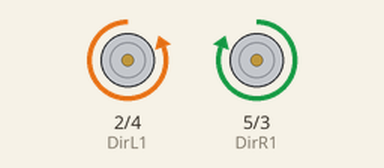
Recording of a sketch running on a simulated Arduino Uno, built with avr-gcc and run on an emulated ATmega328P. Shown: motor-driver pin pairs drawn as motors (green arrow = first pin HIGH = forward, orange = second pin HIGH = backward, longer = more drive, scaled by the enable pin).

Above: at 0.4 s.
At 5.8 s:
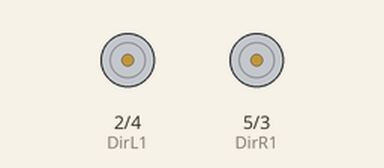
Timing chart, 0 to 14.1 s (numbered marks = the images above):
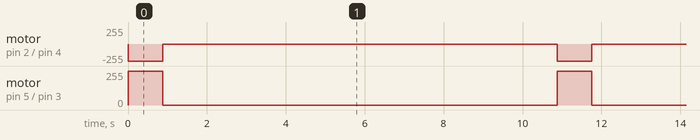

Measured:
- by itself, motor on pin 2 (DirL1) / pin 4 (DirL2): alternates backward 255/255 for 0.88 s and stopped for 10.0 s
- by itself, motor on pin 5 (DirR1) / pin 3 (DirR2): alternates forward 255/255 for 0.88 s and stopped for 10.0 s

The sketch:

robotica_1.ino
```cpp
/*

  Created by: Felipe Lindo Demais slk


  - Definir se o robô terá sensores laterais

  - Adicionar o valor dos pinos

  - Adicionar os valores de K para movimentação

  - Definir tamanho dos corredores

  - Definir o avanço frontal


*/


//Ponte H

const int DirR1 = 5;

const int DirR2 = 3;

const int PwmR = 7;

const int DirL1 = 2;

const int DirL2 = 4;

const int PwmL = 6;


//LDR

const int LdrRF = 0;

const int LdrRB = 0;

const int LdrLF = 0;

const int LdrLB = 0;


//Ultrassonico

const int USR_trigger = 0;

const int USR_echo = 0;

const int USL_trigger = 0;

const int USL_echo = 0;

const int USF_trigger = 36;

const int USF_echo = 38;

const int USB_trigger = 13;

const int USB_echo = 12;


int Input[8]  = {LdrRF, LdrRB, LdrLF, LdrLB, USR_echo, USL_echo, USF_echo, USB_echo};

int Output[10]  = {DirR1, DirR2, PwmR, DirL1, DirL2, PwmL, USR_trigger, USL_trigger, USF_trigger, USB_trigger};


void setup() {

  for( int i = 0; i < 8; i++){

    pinMode( Input[i], INPUT );

  }

  for( int i = 0; i < 10; i++){

    pinMode( Output[i], OUTPUT );

  }

}

float DistParede = 300;
float DistFrente = 150;

bool once = false;

void loop() {
  Linear(220);
  delay(5000);
  Motor(0, 'S');
  delay(5000);

  // if (!once) {
  //   Linear(220);
  //   // Giro(90);
  //   // Motor(1, 'L');
  //   delay(5000);

  //   // Linear(220);
  //   // Giro(-90);
  //   Motor(0, 'S');
  //   once = true;
  // }

  // Giro(90);

  // if ( GetDistance( USF_trigger, USF_echo ) > DistParede){

  //   Linear( DistFrente );

  // }

  // else if( GetDistance( USB_trigger, USB_echo ) > DistParede){

  //   Giro(180);

  //   Linear( DistFrente );

  // }

  // else{

  //   Giro(90);

  //   if ( GetDistance( USF_trigger, USF_echo ) > DistParede){

  //     Linear( DistFrente );

  //   }

  //   else if( GetDistance( USB_trigger, USB_echo ) > DistParede){

  //     Giro(180);

  //     Linear( DistFrente );

  //   }

  // }

}


void Linear( float Dist){

  float K = 1000/220; // [ms/mm] // 1000/277

  if      (Dist > 0) { Motor( 1, 'F' ); }

  else if (Dist < 0) { Motor( 1, 'B' ); }

  delay( (int)(K * abs( Dist )) );

  Motor( 0, 'S' );

}

void Giro( float ang ){

    float K = 1000/220; // [ms/°]

    if      (ang > 0) { Motor( 1, 'L' ); }

    else if (ang < 0) { Motor( 1, 'R' ); }

    delay( (int)(K * abs( ang )) );

    Motor( 0, 'S' );

}


//Determina o sentido e intensidade dos motores. PWM = 0-1 e Sentido = 'R', 'L', 'F' e 'B'

void Motor( float PWM, char Sentido){


  if (Sentido == 'R' || Sentido == 'L' || Sentido == 'F' || Sentido == 'B'){

    bool aux = 0;   //Sentido de giro

    bool aux2 = 0;  //Tipo de giro


    if (Sentido == 'R' || Sentido == 'F'){ aux = 1; }

    digitalWrite(DirR1, aux);

    digitalWrite(DirR2, !aux);

    if (Sentido == 'F' || Sentido == 'B'){ aux2 = 1; }

    digitalWrite(DirL1, aux ^ aux2);

    digitalWrite(DirL2, !aux ^ aux2);


    analogWrite(PwmR, (PWM * 255));

    analogWrite(PwmL, (PWM * 255));

  }

  else{

    analogWrite(PwmR, 0);

    analogWrite(PwmL, 0);

    // Remover depois de arrumar ponte H
    digitalWrite(DirR1, 0);

    digitalWrite(DirR2, 0);

    digitalWrite(DirL1, 0);

    digitalWrite(DirL2, 0);

  }

}


float GetDistance( int Trigger, int Echo){


    digitalWrite(Trigger, LOW);

    delayMicroseconds(2);

    digitalWrite(Trigger, HIGH);

    delayMicroseconds(10);

    digitalWrite(Trigger, LOW);


    while( !digitalRead( Echo ) ){}

    int PreviousTime = millis();

    while( digitalRead( Echo ) ){}

    int Time = millis() - PreviousTime;


    float Distance = (340 / 1000) * (Time / 1000); //Distância [mm]


    return Distance;

}
```
